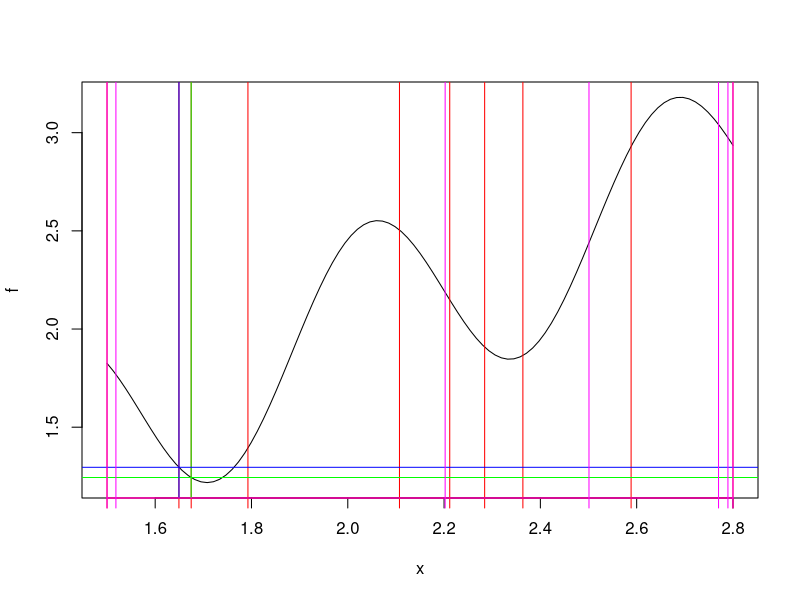
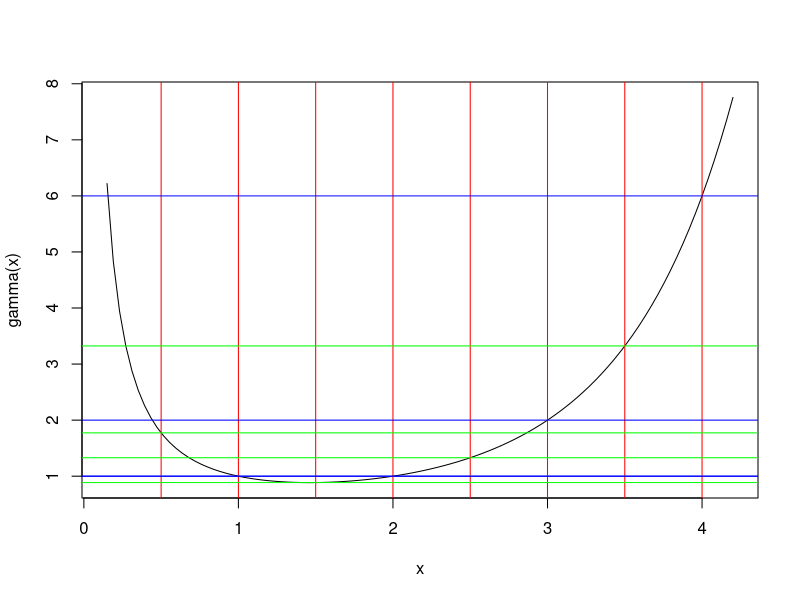

These charts were generated, in order, by the following R code: (Note: this script raises an error after producing the figures.)
#Math 23c Script 4M-Integration.R

#Last modified: February 11, 2018

#Topic 1: Darboux integrals -- creating a partition
a <- 1.5; b = 2.8   #Lower and upper bounds of integration
f <- function(x) x+sin(10*x)/2   #the function to integrate
plot(f, a, b)

Psub <- runif(8, a, b);Psub #generate 8 subdivision points in (a,b)
P <- sort(c(a,b,Psub));P     #add endpoints and put the division points in order
axis(1, at = P, labels = FALSE, col = "red")
abline(v=P, col = "red")

#The R function "optimize" finds the maximum or minimum of a function on a interval.
#It returns a 2-component vector with the min or max value ("objective")
#and the x where it is achieved
m <- optimize(f, c(P[2], P[3])); m$minimum; abline(h=m$objective, col = "green");
abline(v=m$minimum, col = "green")
M <- optimize(f, c(P[2], P[3]),maximum = TRUE); M$objective;
abline(h=M$objective, col = "blue");abline(v=M$maximum, col = "blue")
#Now we can calculate the lower Darboux sum for a given partition
DarbouxL <- function(f, Part) {
  Dsum <- 0
  for (i in 1:(length(Part)-1)) {
    Dsum <- Dsum + (Part[i+1]-Part[i])*optimize(f, c(Part[i], Part[i+1]) )$objective
  }
  return(Dsum)
}
integrate(f,a,b)    #the correct value
DarbouxL(f,P);       #too small
Qsub <- runif(5, a, b) #generate 5 subdivision points in (a,b)
Q <- sort(c(a,b,Qsub))    #put the division points in order
axis(1, at = Q, labels = FALSE, col = "magenta")
abline(v=Q, col = "magenta")
DarbouxL(f,Q)       #also too small but not necessarily less than DarbouxL(f,P)
PQ <- sort(c(a,b,Psub,Qsub))     #union of partitions P and Q;
DarbouxL(f,PQ)    #guaranteed larger than either for P or for Q

#we can calculate the upper Darboux sum similarly
DarbouxU <- function(f, Part) {
  Dsum <- 0
  for (i in 1:(length(Part)-1)) {
    Dsum <- Dsum + (Part[i+1]-Part[i])*optimize(f, c(Part[i], Part[i+1]),maximum = TRUE )$objective
  }
  return(Dsum)
}
integrate(f,a,b)    #the correct value
DarbouxU(f,P); DarbouxU(f,Q)       #should both be too large
DarbouxU(f,PQ)    #guaranteed smaller than either for P or for Q
#If we use a large number of subdivisions the Darboux sums get close to the integral.
Psub <- runif(800, a, b) #generate 800 subdivision points in (a,b)
P <- sort(c(a,b,Psub))     #add endpoints and put the division points in order
integrate(f,a,b)    #the correct value
DarbouxL(f,P)     #slightly too small
DarbouxU(f,P)     #slightly too large
#This is not an efficient way to do numerical integration!

#Topic 2: Riemann integrals, done with n equal subdivisions: example for n = 2
seq( from = a, to = b, length.out = 3)
#Left Riemann sum
RiemannL <- function(f, a, b, n){
  Part <- seq( from = a, to = b, length.out = n+1)
  Rsum <- 0
  for (i in 1:(length(Part)-1)) {
    Rsum <- Rsum + (Part[i+1]-Part[i])*f(Part[i])
  }
  return(Rsum)
}
RiemannR <- function(f, a, b, n){
  Part <- seq( from = a, to = b, length.out = n+1)
  Rsum <- 0
  for (i in 1:(length(Part)-1)) {
    Rsum <- Rsum + (Part[i+1]-Part[i])*f(Part[i+1])
  }
  return(Rsum)
}
RiemannTrap <- function(f, a, b, n){
  Part <- seq( from = a, to = b, length.out = n+1)
  Rsum <- 0
  for (i in 1:(length(Part)-1)) {
    Rsum <- Rsum + (Part[i+1]-Part[i])*(f(Part[i])+f(Part[i+1]))/2
  }
  return(Rsum)
}
RiemannMid <- function(f, a, b, n){
  Part <- seq( from = a, to = b, length.out = n+1)
  Rsum <- 0
  for (i in 1:(length(Part)-1)) {
    Rsum <- Rsum + (Part[i+1]-Part[i])*f(Part[i]+(b-a)/(2*n))
  }
  return(Rsum)
}
RiemannSimpson <- function(f, a, b, n){
  Part <- seq( from = a, to = b, length.out = n+1)
  Rsum <- 0
  for (i in 1:(length(Part)-1)) {
    Rsum <- Rsum + (Part[i+1]-Part[i])*(4*f(Part[i]+(b-a)/(2*n))+f(Part[i])+f(Part[i+1]))/6
  }
  return(Rsum)
}

integrate(f,a,b)    #the correct value
RiemannL(f,a,b,10)
RiemannR(f,a,b,10)
RiemannTrap(f,a,b,10); (RiemannL(f,a,b,10)+RiemannR(f,a,b,10))/2
RiemannMid(f,a,b,10)
RiemannSimpson(f,a,b,10); integrate(f,a,b)     #really close

#Topic 3: The gamma function
curve(gamma(x), from = 0.15, to = 4.2 )
abline(v=c(seq(from = 0.5, to = 4.0, by = 0.5)),col = "red")
#For integers, gamma(n) = factorial(n-1)
abline(h=factorial(c(0,1,2,3)),col = "blue")
#For half integers, gamma(n+1/2) is a rational multiple of sqrt(pi)
abline(h=sqrt(pi)*c(1,0.5,0.5*1.5,0.5*1.5*2.5),col = "green")

#R does a good job with improper integrals
my.gamma = function(r){
  f <- function(x) x^(r-1)*exp(-x)
  integrate(f, 0, Inf)
}
my.gamma(3)
my.gamma(1/2); sqrt(pi)

#R does not do so well with the Fresnel improper integral
f <- function(x) sin(x^2)
integrate(f, 0, Inf)
for (i in (1:100)*pi) {
  print (integrate(f, 0, sqrt(i)))
}
#This is a very slowly convergent sequence!

#Topic 4: Checking normalization and expectation for some density functions
#Exponential
curve(dexp(x,2), 0, 4)
f <- function(x) dexp(x,2)
integrate(f, 0, Inf)
f <- function(x) x*dexp(x,2)
integrate(f, 0, Inf)

#Standard normal
curve(dnorm(x), -4, 4)
f <- function(x) dnorm(x)
integrate(f, -Inf, Inf)
f <- function(x) x*dnorm(x)
integrate(f, -Inf, Inf)

#Gamma with r = 3, lambda = 2
curve(dgamma(x,3,rate = 2), 0, 4)
f <- function(x) dgamma(x,3,rate = 2)
integrate(f, 0, Inf)
#Theory says the expectation is r/lambda.
f <- function(x) x*dgamma(x,3,rate = 2)
integrate(f, 0, Inf)

#Chi square with 4 degrees of freedom
curve(dchisq(x, df=4), 0, 12)
curve(dgamma(x,2, rate = 1/2),col = "red", add = TRUE)    #the same function!
f <- function(x) dchisq(x, df=4)
integrate(f, 0, Inf)
f <- function(x) x*dchisq(x, df=4)
integrate(f, 0, Inf)

#Chi square with 1 degree of freedom
curve(dchisq(x, df=1), 0, 6)    #an unbounded function
curve(dgamma(x,1/2, rate = 1/2),col = "red", add = TRUE)    #the same function!
f <- function(x) dchisq(x, df=1)
integrate(f, 0, Inf)     #this integral is improper at both endpoints!
#For the gamma version, the expectation formula is r/lambda.
f <- function(x) x*dchisq(x, df=1)
integrate(f, 0, Inf)



